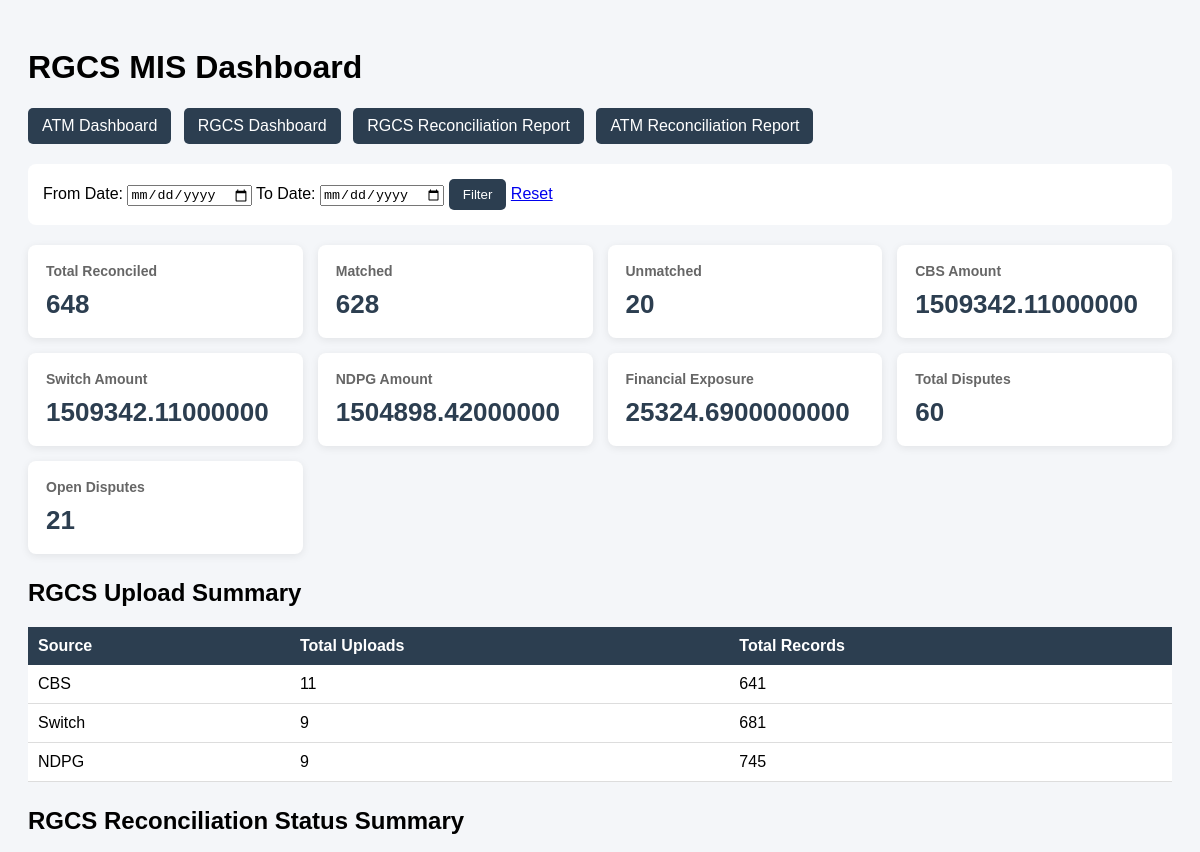
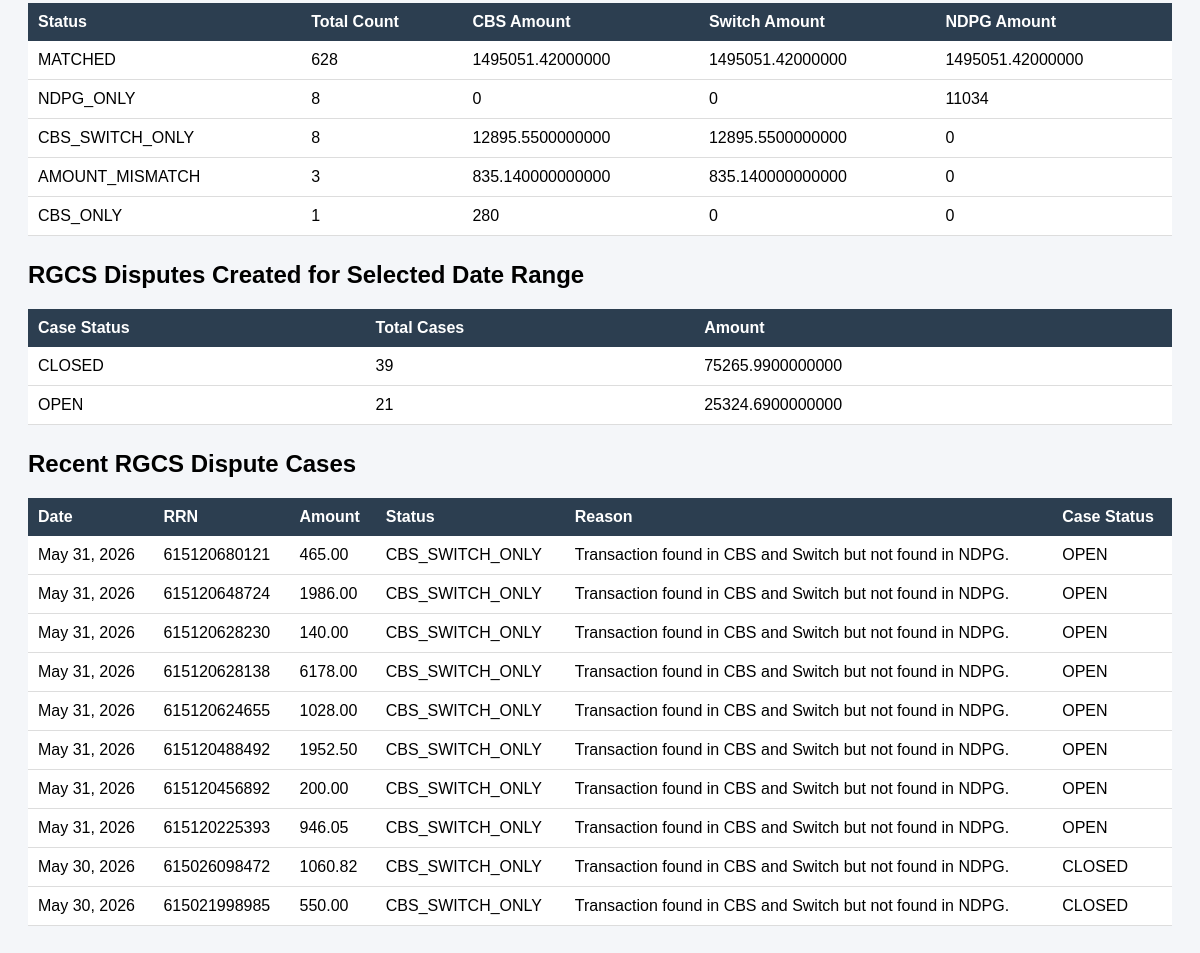
Page /mis/rgcs-dashboard/ on the committed database (2 pictures, top to bottom).
### rgcs_reconciliation/models.py (models this page shows, shortened)
class RGCSReconciliationResult(models.Model):
    STATUS_CHOICES = [
        ("MATCHED", "Matched"),
        ("CBS_ONLY", "CBS Only"),
        ("NDPG_ONLY", "NDPG Only"),
        ("SWITCH_ONLY", "Switch Only"),
        ("CBS_NDPG_ONLY", "CBS + NDPG Only"),
        ("CBS_SWITCH_ONLY", "CBS + Switch Only"),
        ("NDPG_SWITCH_ONLY", "NDPG + Switch Only"),
        ("AMOUNT_MISMATCH", "Amount Mismatch"),
    ]
    transaction_date = models.DateField()
    rrn = models.CharField(max_length=30)
    cbs_transaction_id = models.IntegerField(null=True, blank=True)
    ndpg_transaction_id = models.IntegerField(null=True, blank=True)
    switch_transaction_id = models.IntegerField(null=True, blank=True)
    cbs_amount = models.DecimalField(max_digits=15, decimal_places=2, null=True, blank=True)
    ndpg_amount = models.DecimalField(max_digits=15, decimal_places=2, null=True, blank=True)
    switch_amount = models.DecimalField(max_digits=15, decimal_places=2, null=True, blank=True)
    status = models.CharField(max_length=40, choices=STATUS_CHOICES)
    remarks = models.TextField(blank=True, null=True)
    reconciled_at = models.DateTimeField(auto_now_add=True)
    class Meta:
        unique_together = ("transaction_date", "rrn")
        ordering = ["-transaction_date", "rrn"]

### disputes/models.py (models this page shows, shortened)
class RGCSDisputeCase(models.Model):
    transaction_date = models.DateField(db_index=True)
    rrn = models.CharField(max_length=30, db_index=True)
    disputed_amount = models.DecimalField(max_digits=15, decimal_places=2, blank=True, null=True)
    source_status = models.CharField(max_length=50, db_index=True)
    dispute_reason = models.CharField(max_length=200, blank=True, null=True)
    case_status = models.CharField(max_length=30, default="OPEN", db_index=True)
    assigned_to = models.CharField(max_length=100, blank=True, null=True)
    remarks = models.TextField(blank=True, null=True)
    created_at = models.DateTimeField(auto_now_add=True)
    updated_at = models.DateTimeField(auto_now=True)
    class Meta:
        unique_together = ("transaction_date", "rrn", "source_status")
        ordering = ["-transaction_date", "rrn"]

### mis_dashboard/views.py (the view)
def rgcs_dashboard_view(request):
    from_date = request.GET.get("from_date")
    to_date = request.GET.get("to_date")
    context = {
        "summary": RGCSDashboardService.enterprise_summary(from_date, to_date),
        "status_summary": RGCSDashboardService.status_summary(from_date, to_date),
        "upload_summary": RGCSDashboardService.upload_summary(from_date, to_date),
        "dispute_status_summary": RGCSDashboardService.dispute_status_summary(from_date, to_date),
        "recent_disputes": RGCSDashboardService.recent_disputes(from_date, to_date),
        "selected_from_date": from_date,
        "selected_to_date": to_date,
    }
    return render(
        request,
        "mis_dashboard/rgcs_dashboard.html",
        context
    )

### mis_dashboard/services/rgcs_dashboard_service.py (called while the page is built)
    @staticmethod
    def safe_sum(qs, field_name):
        return qs.aggregate(total=Sum(field_name)).get("total") or Decimal("0.00")

    @staticmethod
    def get_cbs_qs(from_date=None, to_date=None):
        qs = RGCSCBSTransaction.objects.all()
        if from_date:
            qs = qs.filter(transaction_date__gte=from_date)
        if to_date:
            qs = qs.filter(transaction_date__lte=to_date)
        return qs

    @staticmethod
    def get_switch_qs(from_date=None, to_date=None):
        qs = RGCSSwitchTransaction.objects.all()
        if from_date:
            qs = qs.filter(tranx_date__gte=from_date)
        if to_date:
            qs = qs.filter(tranx_date__lte=to_date)
        return qs

    @staticmethod
    def get_ndpg_qs(from_date=None, to_date=None):
        qs = RGCSRawTransaction.objects.all()
        if from_date:
            qs = qs.filter(transaction_date__gte=from_date)
        if to_date:
            qs = qs.filter(transaction_date__lte=to_date)
        return qs

    @staticmethod
    def get_recon_qs(from_date=None, to_date=None):
        qs = RGCSReconciliationResult.objects.all()
        if from_date:
            qs = qs.filter(transaction_date__gte=from_date)
        if to_date:
            qs = qs.filter(transaction_date__lte=to_date)
        return qs

    @staticmethod
    def get_dispute_qs(from_date=None, to_date=None):
        qs = RGCSDisputeCase.objects.all()
        if from_date:
            qs = qs.filter(transaction_date__gte=from_date)
        if to_date:
            qs = qs.filter(transaction_date__lte=to_date)
        return qs

    @staticmethod
    def status_summary(from_date=None, to_date=None):
        return list(
            RGCSDashboardService.get_recon_qs(from_date, to_date)
            .values("status")
            .annotate(
                total=Count("id"),
                cbs_amount=Sum("cbs_amount"),
                switch_amount=Sum("switch_amount"),
                ndpg_amount=Sum("ndpg_amount"),
            )
            .order_by("-total")
        )

    @staticmethod
    def dispute_status_summary(from_date=None, to_date=None):
        return list(
            RGCSDashboardService.get_dispute_qs(from_date, to_date)
            .values("case_status")
            .annotate(total=Count("id"), amount=Sum("disputed_amount"))
            .order_by("case_status")
        )

### mis_dashboard/templates/mis_dashboard/rgcs_dashboard.html (shortened to what this page needs)
<!DOCTYPE html>
<html>
<head>
</head>
<body>
<h1>RGCS MIS Dashboard</h1>
<div class="nav-links">
    <a href="{% url 'mis_dashboard:dashboard' %}">ATM Dashboard</a>
    <a href="{% url 'mis_dashboard:rgcs_dashboard' %}">RGCS Dashboard</a>
    <a href="{% url 'mis_dashboard:rgcs_reconciliation_report' %}">RGCS Reconciliation Report</a>
    <a href="{% url 'mis_dashboard:reconciliation_report' %}">ATM Reconciliation Report</a>
</div>
<div class="filter-box">
<form method="get">
        <label>From Date:</label>
        <input type="date" name="from_date" value="{{ selected_from_date|default:'' }}">
        <label>To Date:</label>
        <input type="date" name="to_date" value="{{ selected_to_date|default:'' }}">
        <button type="submit">Filter</button>
        <a href="{% url 'mis_dashboard:rgcs_dashboard' %}">Reset</a>
    </form>
</div>
<div class="cards">
    <div class="card">
        <h3>Total Reconciled</h3>
        <p>{{ summary.total_reconciled }}</p>
    </div>
    <div class="card">
        <h3>Matched</h3>
        <p>{{ summary.matched }}</p>
    </div>
    <div class="card">
        <h3>Unmatched</h3>
        <p>{{ summary.unmatched }}</p>
    </div>
    <div class="card">
        <h3>CBS Amount</h3>
        <p>{{ summary.cbs_amount }}</p>
    </div>
    <div class="card">
        <h3>Switch Amount</h3>
        <p>{{ summary.switch_amount }}</p>
    </div>
    <div class="card">
        <h3>NDPG Amount</h3>
        <p>{{ summary.ndpg_amount }}</p>
    </div>
    <div class="card">
        <h3>Financial Exposure</h3>
        <p>{{ summary.financial_exposure }}</p>
    </div>
    <div class="card">
        <h3>Total Disputes</h3>
        <p>{{ summary.total_disputes }}</p>
    </div>
    <div class="card">
        <h3>Open Disputes</h3>
        <p>{{ summary.open_disputes }}</p>
    </div>
</div>
<h2>RGCS Upload Summary</h2>
<table>
    <tr>
        <th>Source</th>
        <th>Total Uploads</th>
        <th>Total Records</th>
    </tr>
    <tr>
        <td>CBS</td>
        <td>{{ upload_summary.cbs_uploads }}</td>
        <td>{{ upload_summary.cbs_records }}</td>
    </tr>
    <tr>
        <td>Switch</td>
        <td>{{ upload_summary.switch_uploads }}</td>
        <td>{{ upload_summary.switch_records }}</td>
    </tr>
    <tr>
        <td>NDPG</td>
        <td>{{ upload_summary.ndpg_uploads }}</td>
        <td>{{ upload_summary.ndpg_records }}</td>
    </tr>
</table>
<h2>RGCS Reconciliation Status Summary</h2>
<table>
    <tr>
        <th>Status</th>
        <th>Total Count</th>
        <th>CBS Amount</th>
        <th>Switch Amount</th>
        <th>NDPG Amount</th>
    </tr>
    {% for row in status_summary %}
    <tr>
        <td>{{ row.status }}</td>
        <td>{{ row.total }}</td>
        <td>{{ row.cbs_amount|default:0 }}</td>
        <td>{{ row.switch_amount|default:0 }}</td>
        <td>{{ row.ndpg_amount|default:0 }}</td>
    </tr>
    {% empty %}
    <tr>
        <td colspan="5">No RGCS reconciliation data found.</td>
    </tr>
    {% endfor %}
</table>
<h2>RGCS Disputes Created for Selected Date Range</h2>
<table>
    <tr>
        <th>Case Status</th>
        <th>Total Cases</th>
        <th>Amount</th>
    </tr>
    {% for row in dispute_status_summary %}
    <tr>
        <td>{{ row.case_status }}</td>
        <td>{{ row.total }}</td>
        <td>{{ row.amount|default:0 }}</td>
    </tr>
    {% empty %}
    <tr>
        <td colspan="3">No RGCS disputes found for selected date range.</td>
    </tr>
    {% endfor %}
</table>
<h2>Recent RGCS Dispute Cases</h2>
<table>
    <tr>
        <th>Date</th>
        <th>RRN</th>
        <th>Amount</th>
        <th>Status</th>
        <th>Reason</th>
        <th>Case Status</th>
    </tr>
    {% for row in recent_disputes %}
    <tr>
        <td>{{ row.transaction_date }}</td>
        <td>{{ row.rrn }}</td>
        <td>{{ row.disputed_amount }}</td>
        <td>{{ row.source_status }}</td>
        <td>{{ row.dispute_reason }}</td>
        <td>{{ row.case_status }}</td>
    </tr>
    {% empty %}
    <tr>
        <td colspan="6">No recent RGCS disputes found.</td>
    </tr>
    {% endfor %}
</table>
</body>
</html>

### mis_dashboard/templates/mis_dashboard/rgcs_dashboard.html (style rules this page uses)
body { font-family: Arial, sans-serif; background: #f4f6f9; padding: 20px; }
.nav-links { margin-bottom: 20px; }
.nav-links a { display: inline-block; background: #2c3e50; color: white; padding: 9px 14px; text-decoration: none; border-radius: 5px; margin-right: 8px; }
.filter-box { background: white; padding: 15px; border-radius: 8px; margin-bottom: 20px; }
.cards { display: grid; grid-template-columns: repeat(auto-fit, minmax(220px, 1fr)); gap: 15px; margin-bottom: 25px; }
.card { background: white; padding: 18px; border-radius: 8px; box-shadow: 0 2px 8px rgba(0,0,0,0.08); }
.card h3 { margin: 0; font-size: 14px; color: #666; }
.card p { font-size: 26px; font-weight: bold; margin: 10px 0 0; color: #2c3e50; }
table { width: 100%; border-collapse: collapse; background: white; margin-bottom: 25px; }
th { background: #2c3e50; color: white; padding: 10px; text-align: left; }
td { padding: 10px; border-bottom: 1px solid #ddd; }
button { background: #2c3e50; color: white; border: none; padding: 8px 14px; border-radius: 5px; }

### rows in the picture
RGCSReconciliationResult: status "CBS_ONLY", total "1", cbs_amount "280", switch_amount "0", ndpg_amount "0"
RGCSDisputeCase: transaction_date "May 31, 2026", rrn "615120680121", disputed_amount "465.00", source_status "CBS_SWITCH_ONLY", dispute_reason "Transaction found in CBS and Switch but not found in NDPG.", case_status "OPEN"
RGCSDisputeCase: transaction_date "May 31, 2026", rrn "615120648724", disputed_amount "1986.00", source_status "CBS_SWITCH_ONLY", dispute_reason "Transaction found in CBS and Switch but not found in NDPG.", case_status "OPEN"
RGCSDisputeCase: transaction_date "May 31, 2026", rrn "615120628230", disputed_amount "140.00", source_status "CBS_SWITCH_ONLY", dispute_reason "Transaction found in CBS and Switch but not found in NDPG.", case_status "OPEN"
RGCSDisputeCase: transaction_date "May 31, 2026", rrn "615120628138", disputed_amount "6178.00", source_status "CBS_SWITCH_ONLY", dispute_reason "Transaction found in CBS and Switch but not found in NDPG.", case_status "OPEN"
RGCSDisputeCase: transaction_date "May 31, 2026", rrn "615120624655", disputed_amount "1028.00", source_status "CBS_SWITCH_ONLY", dispute_reason "Transaction found in CBS and Switch but not found in NDPG.", case_status "OPEN"
RGCSDisputeCase: transaction_date "May 31, 2026", rrn "615120488492", disputed_amount "1952.50", source_status "CBS_SWITCH_ONLY", dispute_reason "Transaction found in CBS and Switch but not found in NDPG.", case_status "OPEN"
RGCSDisputeCase: transaction_date "May 31, 2026", rrn "615120456892", disputed_amount "200.00", source_status "CBS_SWITCH_ONLY", dispute_reason "Transaction found in CBS and Switch but not found in NDPG.", case_status "OPEN"
RGCSDisputeCase: transaction_date "May 31, 2026", rrn "615120225393", disputed_amount "946.05", source_status "CBS_SWITCH_ONLY", dispute_reason "Transaction found in CBS and Switch but not found in NDPG.", case_status "OPEN"
RGCSDisputeCase: transaction_date "May 30, 2026", rrn "615026098472", disputed_amount "1060.82", source_status "CBS_SWITCH_ONLY", dispute_reason "Transaction found in CBS and Switch but not found in NDPG.", case_status "CLOSED"
RGCSDisputeCase: transaction_date "May 30, 2026", rrn "615021998985", disputed_amount "550.00", source_status "CBS_SWITCH_ONLY", dispute_reason "Transaction found in CBS and Switch but not found in NDPG.", case_status "CLOSED"

### other values in the picture
{{ summary.total_reconciled }} "648"
{{ summary.matched }} "628"
{{ summary.unmatched }} "20"
{{ summary.cbs_amount }} "1509342.11000000"
{{ summary.switch_amount }} "1509342.11000000"
{{ summary.ndpg_amount }} "1504898.42000000"
{{ summary.financial_exposure }} "25324.6900000000"
{{ summary.total_disputes }} "60"
{{ summary.open_disputes }} "21"
{{ upload_summary.cbs_uploads }} "11"
{{ upload_summary.cbs_records }} "641"
{{ upload_summary.switch_uploads }} "9"
{{ upload_summary.switch_records }} "681"
{{ upload_summary.ndpg_uploads }} "9"
{{ upload_summary.ndpg_records }} "745"
